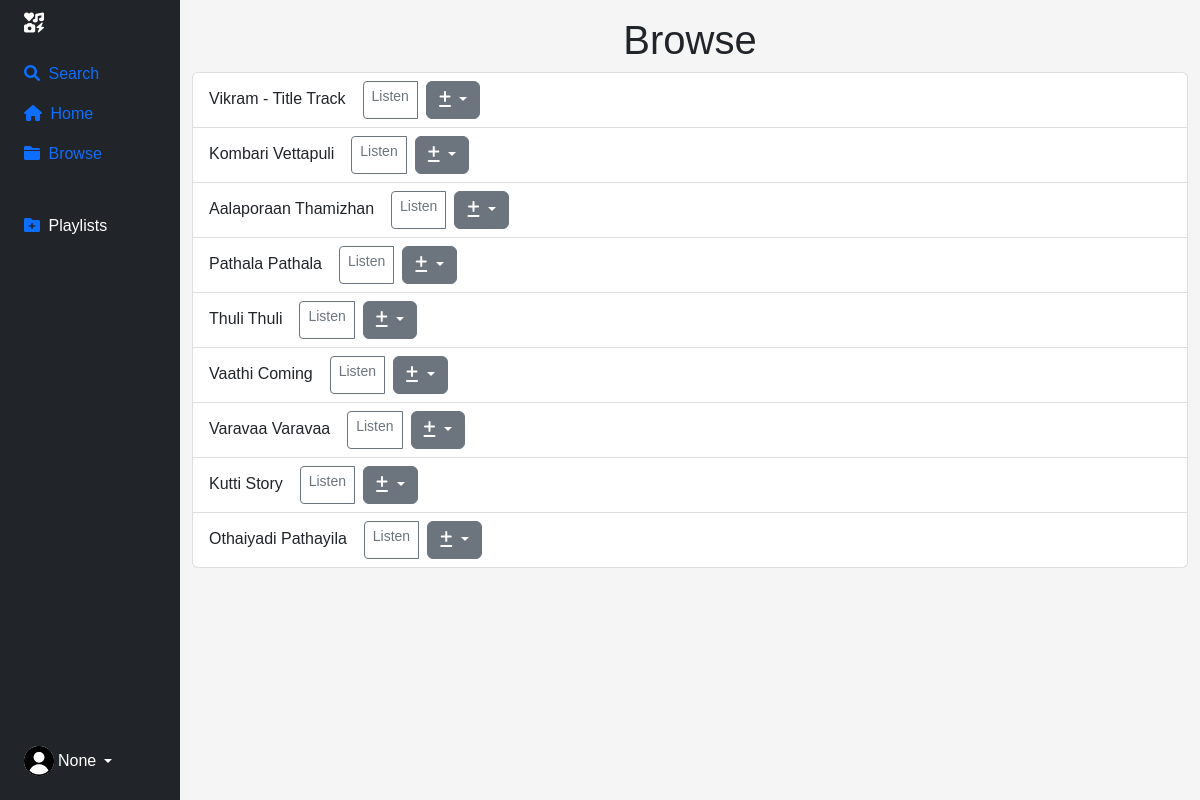
The app's page /browse, older data.
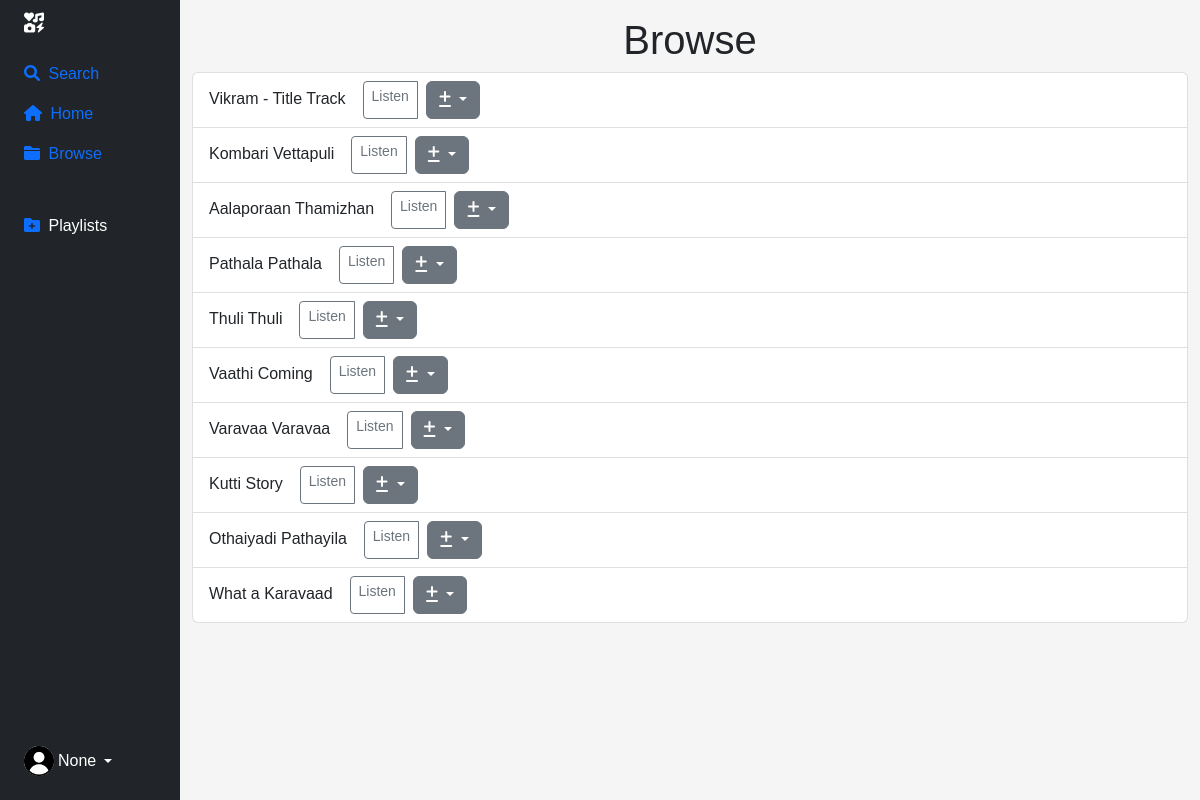
The same page, newer data.
### tables this page shows
CREATE TABLE songs(
id int,
name text,
artist text,
url text,
image text);

### app.py (the view)
@app.route('/browse')
def browse():
    if all_songs():
        username = session.get("name")
        cur.execute("SELECT rowid, name FROM playlists WHERE username = ?", (username, ))
        playlists = cur.fetchall()
        return render_template('browse.html', songs=allsong, check=1, playlist=playlists, name=username)
    else:
        return redirect("/")
    return redirect("/")
    return render_template('browse.html')

### app.py (called while the page is built)
def all_songs():
    global song, allsong
    cur.execute("SELECT rowid FROM songs")
    playlist_songs = cur.fetchall()
    playlist_data = []
    for id in playlist_songs:
        cur.execute("SELECT rowid, name, artist, url, image FROM songs WHERE rowid= (?)", (id))
        playlist_data.append(cur.fetchone())
    allsong = [
    {
        "id": row[0],
        "name": row[1],
        "artist": row[2],
    }
    for row in playlist_data
    ]
    return True

### templates/browse.html (shortened to what this page needs)
{% extends 'basic.html' %}
{% block content %}
    <h1>Browse</h1>
        <ul class="list-group" style="text-align: left;">
            {% for song in songs %}
                <li class="list-group-item">{{song['name']}} &ensp;
                    <div class="btn-group" role="group" aria-label="Basic outlined example">
                        <a class="btn btn-outline-secondary btn-sm" role="button" aria-disabled="true" href="/play?p={{song['id']}}">Listen</a>
                        <div class="dropdown">
                            <button class="btn btn-secondary dropdown-toggle" type="button" data-bs-toggle="dropdown" aria-expanded="false">
                                <i class="fa-solid fa-plus-minus"></i>
                            </button>
                          </div>
                      </div>
                </li>
            {% endfor %}
          </ul>
{% endblock %}

Row changes from the older to the newer data that the page shows:
added songs: name "What a Karavaad"
